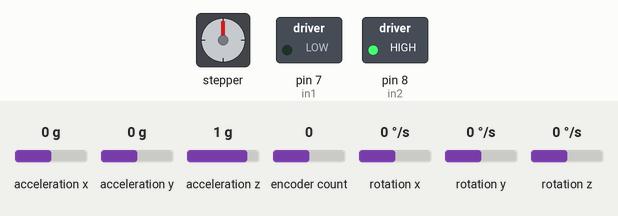
Recording of a sketch running on a simulated Arduino Uno, built with avr-gcc and run on an emulated ATmega328P. Shown: stepper motor, switched loads named in the sketch (green lamp = pin HIGH). Wiring (inferred from the names in the program): stepper motor driver (200 steps per turn assumed): step pin 5; direction pin 4; enable pin 6. The test bench sets the inputs (shaded band); at power-on: acceleration x 0 g, acceleration y 0 g, acceleration z 1 g, encoder count 0, rotation x 0 °/s, rotation y 0 °/s, rotation z 0 °/s. Pins used as bus, display or sensor lines are not drawn; what the sketch prints to the serial monitor is not drawn.

Above: at 7.25 s.
Timing chart, 0 to 20.2 s (numbered marks = the images above):
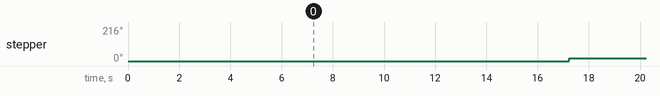

The sketch:

Vol4.1.ino
```cpp
 /* Read Quadrature Encoder
   Connect Encoder to Pins encoder0PinA, encoder0PinB, and +5V.

   Sketch by max wolf / www.meso.net
   v. 0.1 - very basic functions - mw 20061220

   brown - Vcc, blue - GRD, black - input

*/
#include <Encoder.h>
#include <I2Cdev.h>
#include <MPU6050.h>
#include <Wire.h>

#define in1 7
#define in2 8
MPU6050 accelgyro(0x68);
int16_t ax, ay, az,gx, gy, gz;

int encoder0PinA = 2;
int encoder0PinB = 3;
Encoder myEnc(encoder0PinA, encoder0PinB);

const double PERM_MPU_OFFSET = 0.1;
const int MOTOR_CONST = 31400;
const int MAX_DELAY_TIME = 3000;
const int MIN_DELAY_TIME = 600;
const double MAX_V = (double)MOTOR_CONST/MIN_DELAY_TIME;
const double MIN_V = (double)MOTOR_CONST/MAX_DELAY_TIME;
const double MOTOR_STEP = 0.0314;
const int SCALE = 1024*3;
const double EMERGANCY_STOP_ANGLE = 10;
const double MPU_CORRECTION = 2;
const double RAIL_LENGTH = 8;

const int MEASURES_TO_CALIBRATE = 200;
const int CYCLES_TO_RECALCULATE = 10;

double v;                 //wanted velocity [cm/sec]
double a;                 //wanted acceleration [cm/sec^2]
double angle;             //angle [degrees]
double angle_offset;      //offset at the start [degrees]
double location;          //locatiob[cm]
double last_location;     //velocity of cart[cm/sec]
int delayTime;            //delay between motor steps [microsec]
byte dir;                 //direction of motor

unsigned long start;      //time of starting the program [microsec]
unsigned long last_calc;  //time of doing last control calculation [microsec]


/*
double g = 980;             //moment of inertia [cm/sec^2]
double M = 0.3;             //mass of cart [Kg]
double mStick = 0.2;        //mass of stick [Kg]
double mEnd = 0.2;          //mass of top of stick [Kg]
double l = 100.0;           //length of stick [cm]
double b = 0.1;             //friction of cart [Kg/sec]
double I = mStick*l*l/12 + mStick*l*l/8 + mEnd*l/2;
double m = mStick + mEnd;
double q = ((M+m)*(I+m*l*l)-m*m*l*l);
double A = (b/q)*(I + m*l*l);
double B = -(M+m)*m*g*l/q;
double C = -b*m*g*l/q;
double D = m*l/q;
*/

void setup() {

  Wire.begin();
  TWBR = 24;
  accelgyro.initialize();
  pinMode(in1, OUTPUT);
  pinMode(in2, OUTPUT);
  digitalWrite(in1, LOW);
  digitalWrite(in2, HIGH);
  //while (Serial.available() && Serial.read());
  pinMode(6,OUTPUT); // Enable
  pinMode(5,OUTPUT); // Step
  pinMode(4,OUTPUT); // Dir
  digitalWrite(6,LOW); // Set Enable low
  digitalWrite(4,HIGH); // Set Dir high

  //setting the MPU's offset according to previous calculations
  accelgyro.setXAccelOffset(-792);
  accelgyro.setYAccelOffset(717);
  accelgyro.setZAccelOffset(888);
  accelgyro.setXGyroOffset(-68);
  accelgyro.setYGyroOffset(-35);
  accelgyro.setZGyroOffset(22);

  v = 0;
  a = 0;
  angle = 0;
  angle_offset = 0;
  location = 0;
  last_location = 0;
  delayTime = 0;
  dir = HIGH;

  delay(5000);

  Serial.begin(115200);
  delay(1000);
  Serial.println("started!!");
  last_calc = micros();
  start = micros();

  startCalibrate();
}


void loop()
{
  for(int i = 0; i < CYCLES_TO_RECALCULATE; i++)
  {
    moveMotor();
  }
  calculateDelay();
}

void startCalibrate()
{
  for(int i = 0; i < MEASURES_TO_CALIBRATE; i++)
  {
    accelgyro.getMotion6(&ax, &ay, &az, &gx, &gy, &gz);
    double temporary = atan2((double)ax,(double)ay)*(180/PI) + 180;
    angle_offset += temporary / (double)MEASURES_TO_CALIBRATE;
    delay(2);
  }
  angle_offset = angle_offset - MPU_CORRECTION;
  Serial.println(angle_offset);

}

void moveMotor()
{
  if(delayTime < MAX_DELAY_TIME + 1 && delayTime > MIN_DELAY_TIME - 1)
  {
    if(dir == LOW)
    {
      location -= MOTOR_STEP;
    }
    else
    {
      location += MOTOR_STEP;
    }
    digitalWrite(5,HIGH);
    delayMicroseconds(delayTime);
    digitalWrite(5,LOW);
    delayMicroseconds(delayTime);
  }
}


void calculateDelay()
{
  // calculate angle, angular velocity, location and speed
  unsigned long now = micros();
  double timeDiff = (double)(now - last_calc)/1000000.0;
  double new_angle = ((double)myEnc.read()/(SCALE*1.0))*360.0 + angle_offset;
  double angle_dev = (new_angle - angle)/timeDiff;
  angle = new_angle;
  double location_dev = (location - last_location)/timeDiff;
  last_location = location;


  //calculated wanted delay time by the previous parameters
  a = calculateAcceleration(angle,angle_dev,location,location_dev);
  v += a*timeDiff;
  v = boundV(v);
  motorDirection(v);
  delayTime = (int)((double)MOTOR_CONST/abs(v));
  delayTime = boundDelay(delayTime);
  if(abs(angle) > EMERGANCY_STOP_ANGLE)
  {
    double timeFromStart = (double)(now - start)/1000000.0;
    Serial.println(timeFromStart);
    delay(10000);
  }

  last_calc = now;

  //printing data (if wanted)
  printData();
}

/**
 * gets relevent parameters on the system (P,D) and returns the wanted acceleration
 */
double calculateAcceleration(double th, double dth, double x, double dx)
{
  th = angleToRad(th);
  dth = angleToRad(dth);
  double Pconst = 10000;
  double Dconst = 3000;
  double thetaXRatio = 0.3;
  double calculatedAngle = th;
  if(x > RAIL_LENGTH*(2/5) && x < RAIL_LENGTH*(3/5))
  {
    calculatedAngle += 0.00;
  }
  if(x < -RAIL_LENGTH*(2/5) && x > -RAIL_LENGTH*(3/5))
  {
    calculatedAngle -= 0.00;
  }
  double calculatedDev = dth - dx*0;
  double acceleration = Pconst*calculatedAngle + Dconst*calculatedDev;
  return acceleration;
}


/**
 * determins the direction of the motor by the sign of the velocity
 */
double motorDirection(double v)
{
  if(v < 0 && dir == HIGH)
  {
    digitalWrite(4,LOW);
    dir = LOW;
  }
  if(v > 0 && dir == LOW)
  {
    digitalWrite(4,HIGH);
    dir = HIGH;
  }
}


/**
 * checks that the velocity doesn't acceed the allowed values
 */
double boundV(double v)
{
  if(abs(v) > MAX_V)
  {
    v = MAX_V*sign(v);
  }
  return v;
}

int boundDelay(int dT)
{
  if(dT > MAX_DELAY_TIME)
  {
    dT = MAX_DELAY_TIME;
  }
  return dT;
}


/**
 * prints relevant data
 */
void printData()
{
  /*
    Serial.print("angle: ");
    Serial.print(angle);
    Serial.print(" velocity: ");
    Serial.print(v);
    Serial.print(" acceleration: ");
    Serial.print(a);
    Serial.print(" delay time: ");
    Serial.println(delayTime);
    */
    Serial.print(" location: ");
    Serial.println(location);
}

int sign(double x)
{
  if(x > 0)
  {
    return 1;
  }
  return -1;
}

double angleToRad(double x)
{
  return (x*PI)/180;
}
```

Measured:
- by itself, stepper: turns 18° clockwise in 0.01 s, repeating every 10.0 s
